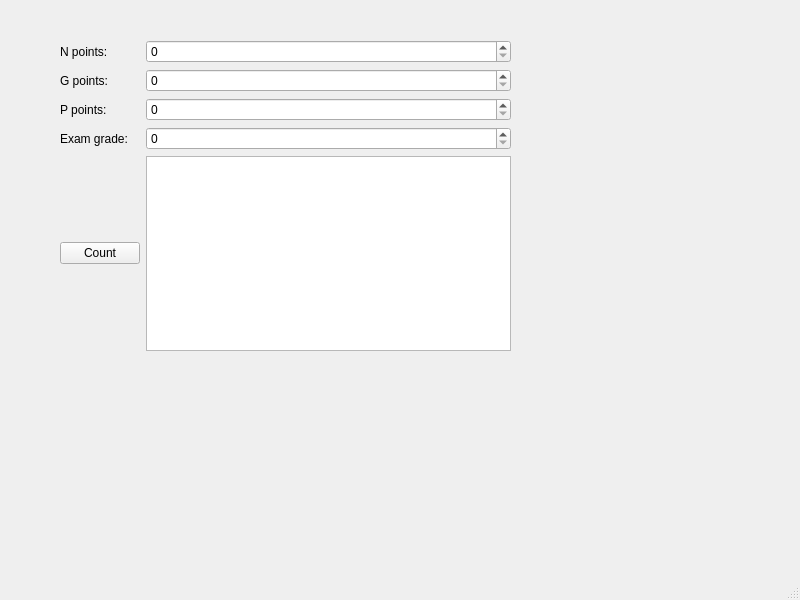
<?xml version="1.0" encoding="UTF-8"?>
<ui version="4.0">
 <class>MainWindow</class>
 <widget class="QMainWindow" name="MainWindow">
  <property name="geometry">
   <rect>
    <x>0</x>
    <y>0</y>
    <width>800</width>
    <height>600</height>
   </rect>
  </property>
  <property name="windowTitle">
   <string>MainWindow</string>
  </property>
  <widget class="QWidget" name="centralwidget">
   <widget class="QWidget" name="gridLayoutWidget">
    <property name="geometry">
     <rect>
      <x>60</x>
      <y>40</y>
      <width>451</width>
      <height>311</height>
     </rect>
    </property>
    <layout class="QGridLayout" name="gridLayout">
     <item row="2" column="0">
      <widget class="QLabel" name="label_2">
       <property name="text">
        <string>P points:</string>
       </property>
      </widget>
     </item>
     <item row="1" column="0">
      <widget class="QLabel" name="label_3">
       <property name="text">
        <string>G points:</string>
       </property>
      </widget>
     </item>
     <item row="3" column="0">
      <widget class="QLabel" name="label_4">
       <property name="text">
        <string>Exam grade:</string>
       </property>
      </widget>
     </item>
     <item row="0" column="0">
      <widget class="QLabel" name="label">
       <property name="text">
        <string>N points:</string>
       </property>
      </widget>
     </item>
     <item row="4" column="0">
      <widget class="QPushButton" name="countPushButton">
       <property name="text">
        <string>Count</string>
       </property>
      </widget>
     </item>
     <item row="0" column="1">
      <widget class="QSpinBox" name="spinBoxN">
       <property name="maximum">
        <number>760</number>
       </property>
      </widget>
     </item>
     <item row="1" column="1">
      <widget class="QSpinBox" name="spinBoxG">
       <property name="maximum">
        <number>120</number>
       </property>
      </widget>
     </item>
     <item row="2" column="1">
      <widget class="QSpinBox" name="spinBoxP">
       <property name="maximum">
        <number>250</number>
       </property>
      </widget>
     </item>
     <item row="3" column="1">
      <widget class="QSpinBox" name="spinBoxE">
       <property name="maximum">
        <number>5</number>
       </property>
      </widget>
     </item>
     <item row="4" column="1">
      <widget class="QTextBrowser" name="textBrowser"/>
     </item>
    </layout>
   </widget>
  </widget>
  <widget class="QMenuBar" name="menubar">
   <property name="geometry">
    <rect>
     <x>0</x>
     <y>0</y>
     <width>800</width>
     <height>25</height>
    </rect>
   </property>
  </widget>
  <widget class="QStatusBar" name="statusbar"/>
 </widget>
 <resources/>
 <connections/>
</ui>
